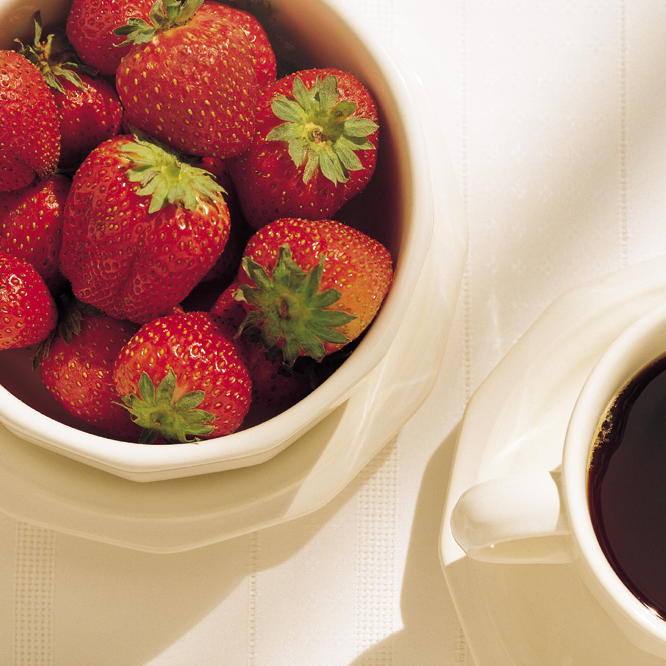
#> input picture day1/strawberries.tiff, 666 x 666 px
$ python homework.py
#> lines starting #> are read from the running program, lines starting #| are printed output that depends on the picture; after the words box and inside, x2 and y2 are one past the last pixel; in counts of white or black regions, pixels touching at a corner belong together
### Task 1
# We will use image strawberries.tiff to study color-based segmentation and morphological closing
### Task 2?
# Select representative BGR sample points corresponding to the red and green colors in the berries
# wat?

import cv2
import numpy as np
import matplotlib.pyplot as plt
import matplotlib.cm as cm
from scipy import ndimage as nd
from scipy.spatial import distance

strawberries = cv2.imread('strawberries.tiff')
#> strawberries is the input picture: shape (666, 666, 3); mean B, G, R 126.5, 145.9, 186.3
cv2.imwrite('strawberries.jpg', strawberries)

### Task 3
# Define spheres around the reference points and count how many pixels fall in them when increasing the radius from zero until all pixels are inside the spheres
def count_in_sphere(radius, distances):
    count = 0
    for column in distances:
        for distance in column:
            if(distance < radius):
                count += 1
    return count

def calc_distances(center, A):
#> called with center = (65, 200)
    compare_color = A[center[0]][center[1]]
#> compare_color = [52, 59, 199]
    distances = np.full((strawberries.shape[0], strawberries.shape[1]), 0)
    x, y = 0,0
    for column in A:
        for pixel in column:
            distances[y][x] = distance.euclidean(compare_color, pixel)
            x += 1
        x = 0
        y += 1
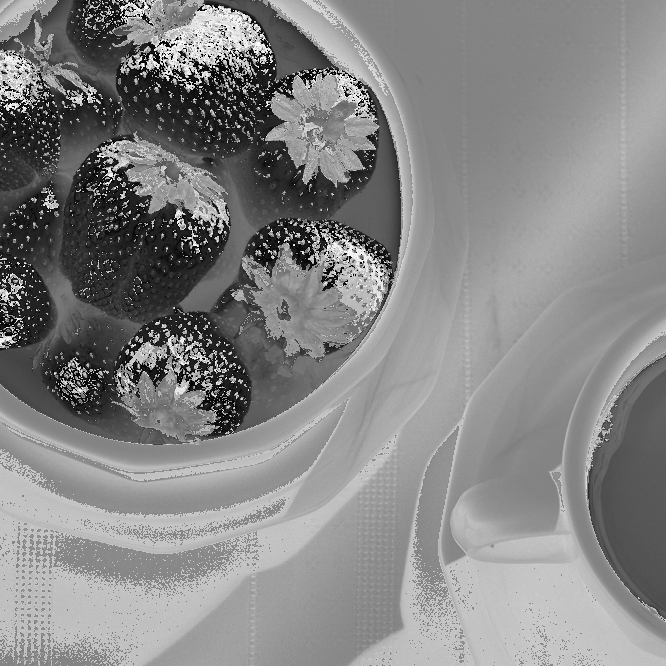
#> distances: shape (666, 666) int64; min 0, max 441, mean 230.9; drawn with min black and max white
#> after the loop, y = 666
    return distances


#print('derp ' + str(count_in_sphere((65, 200), 10, strawberries)))
# strawberry red area
#cv2.imshow("red", cv2.resize(strawberries[30:100, 150:250], None, fx=2, fy=2, interpolation=cv2.INTER_AREA))


red_distances = calc_distances((65, 200), strawberries)

red_enabled = False
if red_enabled:
    pixel_count = strawberries.shape[0] * strawberries.shape[1]
    count = 0
    radius = 0
    count_per_radius_red = []
    while count < pixel_count and red_enabled:
        print('ratius ' + str(radius))
        radius += 1
        count = count_in_sphere(radius, red_distances)
        count_per_radius_red.append(count)

    print('doned')
    plt.plot(count_per_radius_red)
    plt.show()
    plt.savefig('pixels_per_radius_red.png')

# strawberry green area
#cv2.imshow("green", cv2.resize(strawberries[100:180, 280:370], None, fx=2, fy=2, interpolation=cv2.INTER_AREA))
#cv2.waitKey()

green_distances = calc_distances((120, 300), strawberries)
#> call 2 of calc_distances, with center = (120, 300)
#> in calc_distances (call 2), `compare_color = A[center[0]][center[1]]`: compare_color = [54, 155, 166]
#> after the loop in calc_distances (call 2), `for column in A:`:
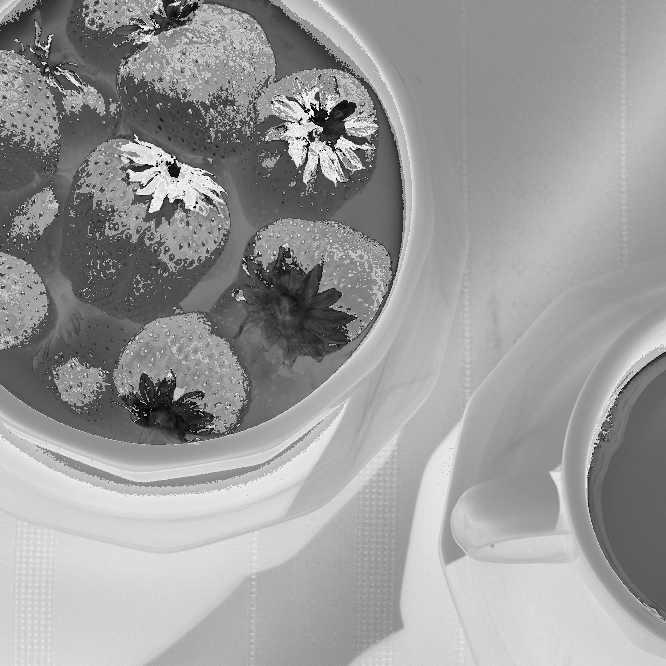
#> distances: shape (666, 666) int64; min 0, max 441, mean 266.5; drawn with min black and max white
#> after the loop in calc_distances (call 2), `for column in A:`: y = 666

green_enabled = False
if green_enabled:
    pixel_count = strawberries.shape[0] * strawberries.shape[1]
    count = 0
    radius = 0
    count_per_radius_green = []
    while count < pixel_count and green_enabled:
        print('ratius ' + str(radius))
        radius += 1
        count = count_in_sphere(radius, green_distances)
        count_per_radius_green.append(count)

    print('doned')
    plt.plot(count_per_radius_green)
    plt.show()
    plt.savefig('pixels_per_radius_green.png')


### Task 5
#Does it seem possible to select a good threshold value based on those curves?
#yes
### Task 6
# With four different threshold radii, show the red and green binary masks that contain the segmented pixels

def mark_pikkels(radius, distances):
#> called with radius = 45
    mask = np.full((distances.shape[0], distances.shape[1]), 0)
    for y in range(len(distances) - 1):
        for x in range(len(distances[y]) - 1):
            if(distances[y][x] < radius):
                mask[y][x] = 1
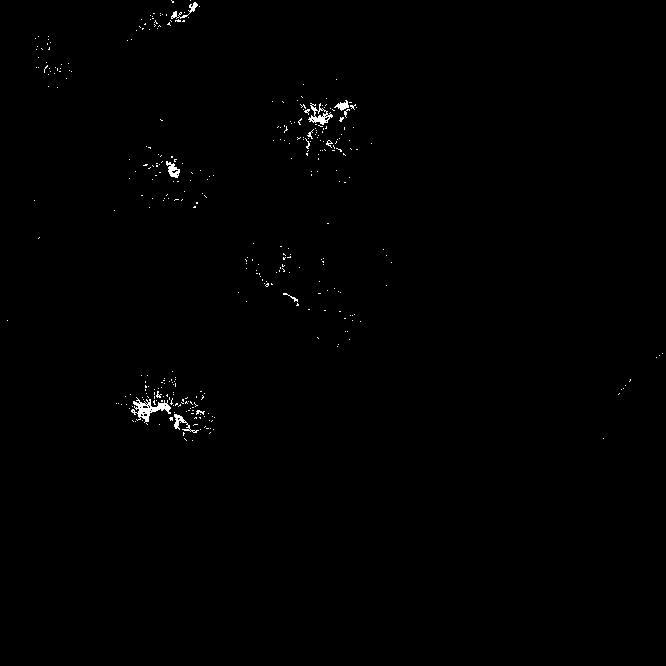
#> mask: shape (666, 666) int64; values 0 (black) and 1 (white), 0.44% white in thin lines or dots, all inside (x1, y1, x2, y2) = (7, 0, 663, 441)
    return mask

green_mask_45 = mark_pikkels(45, green_distances) * 255
green_mask_70 = mark_pikkels(70, green_distances) * 255
#> after the loop in mark_pikkels (call 2), `for y in range(len(distances) - 1):`: mask: shape (666, 666) int64; values 0 (black) and 1 (white), 1.3% white; 668 white regions (639 under 20 px), largest, box (x1, y1, x2, y2) and area: (128, 375, 209, 437) 1760, (308, 100, 357, 136) 721, (277, 284, 314, 320) 373
green_mask_90 = mark_pikkels(90, green_distances) * 255
#> after the loop in mark_pikkels (call 3), `for y in range(len(distances) - 1):`: mask: shape (666, 666) int64; values 0 (black) and 1 (white), 2.3% white; 1025 white regions (1000 under 20 px), largest, box (x1, y1, x2, y2) and area: (121, 374, 215, 442) 2660, (255, 248, 358, 351) 2306, (308, 100, 357, 152) 1035
green_mask_110 = mark_pikkels(110, green_distances) * 255
#> after the loop in mark_pikkels (call 4), `for y in range(len(distances) - 1):`: mask: shape (666, 666) int64; values 0 (black) and 1 (white), 3.8% white; 1562 white regions (1529 under 20 px), largest, box (x1, y1, x2, y2) and area: (253, 248, 358, 357) 4685, (120, 369, 215, 442) 3087, (308, 92, 373, 152) 1307

plt.imshow(green_mask_45)
plt.savefig('green_mask_45.png')
plt.imshow(green_mask_70)
plt.savefig('green_mask_70.png')
plt.imshow(green_mask_90)
plt.savefig('green_mask_90.png')
plt.imshow(green_mask_110)
plt.savefig('green_mask_110.png')

red_mask_45 = mark_pikkels(45, red_distances) * 255
#> after the loop in mark_pikkels (call 5), `for y in range(len(distances) - 1):`: mask: shape (666, 666) int64; values 0 (black) and 1 (white), 4% white in thin lines or dots, all inside (x1, y1, x2, y2) = (0, 0, 394, 434)
red_mask_70 = mark_pikkels(70, red_distances) * 255
#> after the loop in mark_pikkels (call 6), `for y in range(len(distances) - 1):`: mask: shape (666, 666) int64; values 0 (black) and 1 (white), 9.8% white; 767 white regions (720 under 20 px), largest, box (x1, y1, x2, y2) and area: (116, 42, 327, 203) 9919, (64, 136, 230, 304) 9365, (43, 306, 251, 436) 6793
red_mask_90 = mark_pikkels(90, red_distances) * 255
#> after the loop in mark_pikkels (call 7), `for y in range(len(distances) - 1):`:
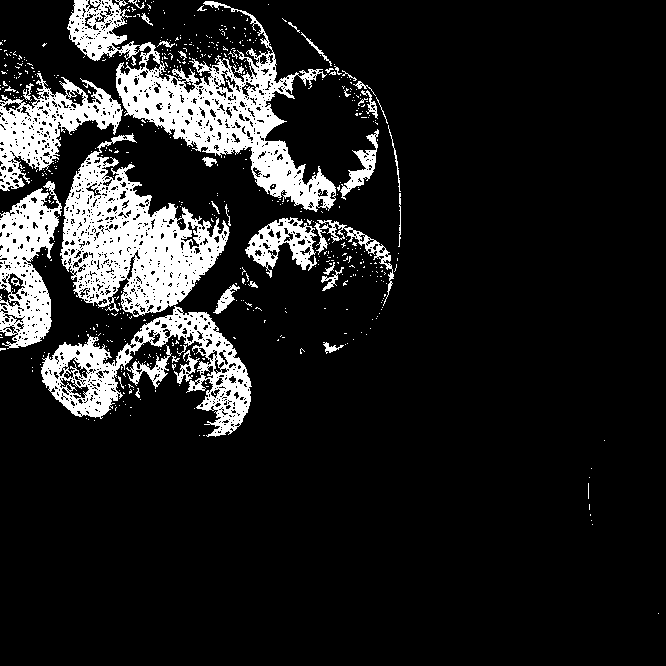
#> mask: shape (666, 666) int64; values 0 (black) and 1 (white), 12.8% white; 594 white regions (550 under 20 px), largest, box (x1, y1, x2, y2) and area: (67, 0, 336, 212) 15476, (60, 133, 230, 317) 14162, (41, 306, 252, 437) 8377
red_mask_110 = mark_pikkels(110, red_distances) * 255
#> after the loop in mark_pikkels (call 8), `for y in range(len(distances) - 1):`:
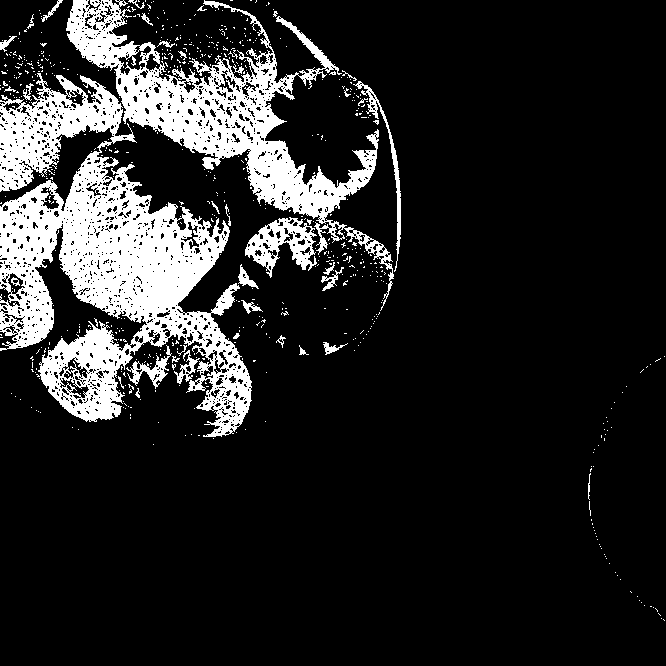
#> mask: shape (666, 666) int64; values 0 (black) and 1 (white), 14.9% white; 643 white regions (606 under 20 px), largest, box (x1, y1, x2, y2) and area: (0, 73, 252, 437) 39276, (66, 0, 394, 311) 20323, (245, 217, 317, 278) 1918
plt.imshow(red_mask_45)
plt.savefig('red_mask_45.png')
plt.imshow(red_mask_70)
plt.savefig('red_mask_70.png')
plt.imshow(red_mask_90)
plt.savefig('red_mask_90.png')
plt.imshow(red_mask_110)
plt.savefig('red_mask_110.png')

### Task 7
# Select  a  good  threshold  radius  that  works  for  bothread and green90
# 90 seems to work alright for both

### Task 8
# Create a binary mask image of the segmented red and green pixels
def combine(red, green):
    combined = np.full((red.shape[0], red.shape[1]), 0)
    for y in range(len(red) - 1):
        for x in range(len(red[y]) - 1):
            if red[y][x] == 1 or green[y][x] == 1:
                combined[y][x] = 1
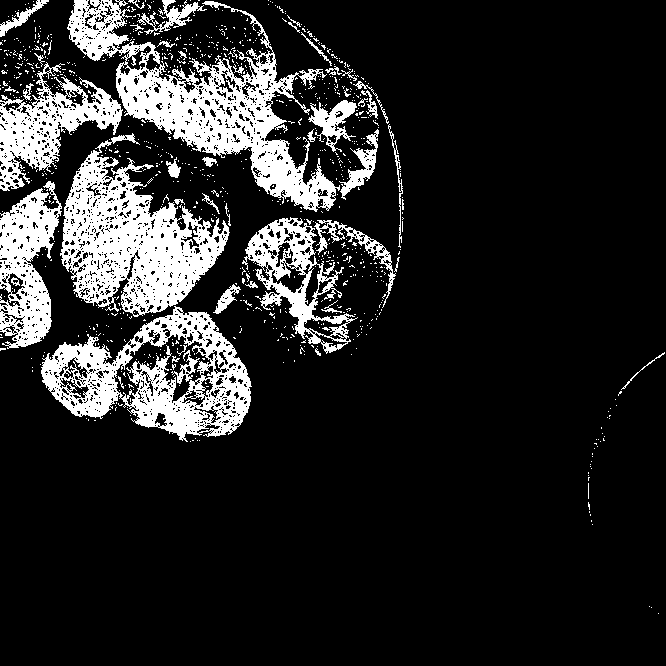
#> combined: shape (666, 666) int64; values 0 (black) and 1 (white), 15.2% white; 921 white regions (873 under 20 px), largest, box (x1, y1, x2, y2) and area: (67, 0, 340, 212) 15991, (60, 133, 230, 317) 14417, (41, 306, 252, 442) 11743
    return combined

combined = combine(red_mask_90/255, green_mask_90/255)

plt.imshow(combined * 255)
plt.savefig('combined_red_green_90.png')
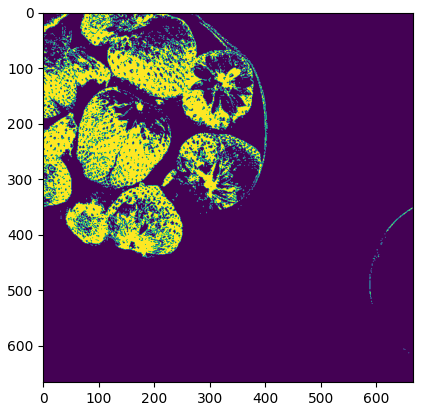
#> figure drawn by matplotlib, 1 panel
